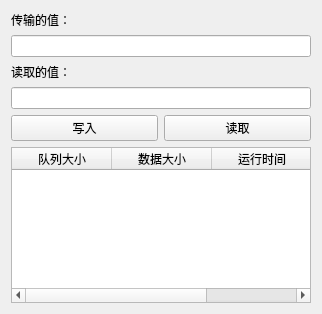
<?xml version="1.0" encoding="UTF-8"?>
<ui version="4.0">
 <class>MessageQueuesClass</class>
 <widget class="QMainWindow" name="MessageQueuesClass">
  <property name="geometry">
   <rect>
    <x>0</x>
    <y>0</y>
    <width>322</width>
    <height>314</height>
   </rect>
  </property>
  <property name="windowTitle">
   <string>MessageQueues</string>
  </property>
  <widget class="QWidget" name="centralWidget">
   <layout class="QVBoxLayout" name="verticalLayout">
    <item>
     <widget class="QLabel" name="valueInputLabel">
      <property name="text">
       <string>传输的值：</string>
      </property>
     </widget>
    </item>
    <item>
     <widget class="QLineEdit" name="valueInput"/>
    </item>
    <item>
     <widget class="QLabel" name="valueOutputLabel">
      <property name="text">
       <string>读取的值：</string>
      </property>
     </widget>
    </item>
    <item>
     <widget class="QLineEdit" name="valueOutput"/>
    </item>
    <item>
     <layout class="QHBoxLayout" name="horizontalLayout">
      <item>
       <widget class="QPushButton" name="writeButton">
        <property name="text">
         <string>写入</string>
        </property>
       </widget>
      </item>
      <item>
       <widget class="QPushButton" name="readButton">
        <property name="text">
         <string>读取</string>
        </property>
       </widget>
      </item>
     </layout>
    </item>
    <item>
     <widget class="QTableWidget" name="memoryBlockTable">
      <column>
       <property name="text">
        <string>队列大小</string>
       </property>
       <property name="textAlignment">
        <set>AlignCenter</set>
       </property>
      </column>
      <column>
       <property name="text">
        <string>数据大小</string>
       </property>
       <property name="textAlignment">
        <set>AlignCenter</set>
       </property>
      </column>
      <column>
       <property name="text">
        <string>运行时间</string>
       </property>
       <property name="textAlignment">
        <set>AlignCenter</set>
       </property>
      </column>
     </widget>
    </item>
   </layout>
  </widget>
 </widget>
 <layoutdefault spacing="6" margin="11"/>
 <resources/>
 <connections/>
</ui>
